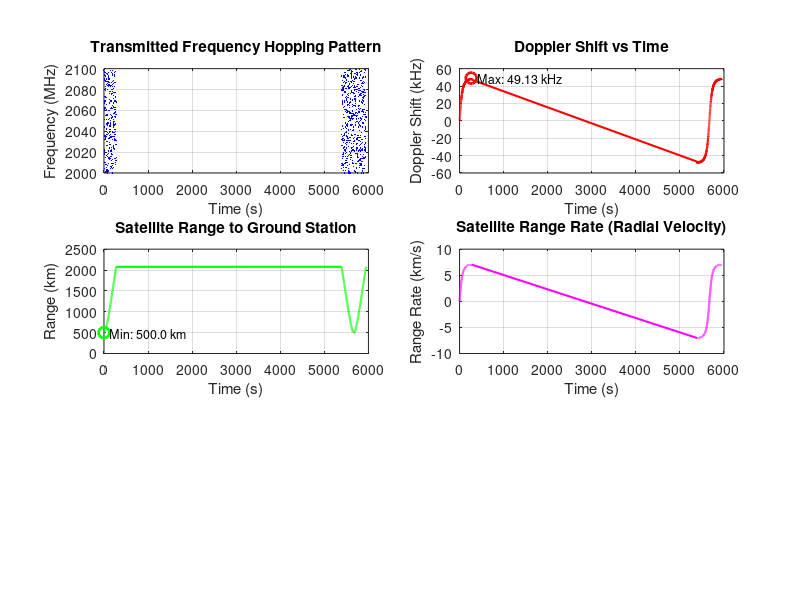

Source code (MATLAB): (Note: this script raises an error after producing the figure.)
%% JIT-FHSS Analysis Script
% Analyzes and visualizes simulation results

clear; close all; clc;

fprintf('=== JIT-FHSS Results Analysis ===\n\n');

% Load results
fprintf('Loading simulation results...\n');
if ~exist('results/simulation_results.mat', 'file')
    error('No simulation results found. Run run_simulation.m first.');
end

load('results/simulation_results.mat');
fprintf('Results loaded successfully.\n\n');

%% Extract Data
satelliteLog = results.satelliteLog;
receiverLog = results.receiverLog;
params = results.parameters;

% Check if we have data
if isempty(satelliteLog) || isempty(receiverLog)
    error('No transmission data found. Satellite was likely not visible during simulation. Try increasing simDuration in run_simulation.m');
end

% Time vectors
txTimes = [satelliteLog.time];
rxTimes = [receiverLog.time];

% Frequencies
txFreqs = [satelliteLog.transmitFreq] / 1e6; % Convert to MHz
rxFreqs = [satelliteLog.receivedFreq] / 1e6;

% Doppler data
dopplerShifts = [satelliteLog.dopplerShift] / 1e3; % Convert to kHz
ranges = [satelliteLog.range];
rangeRates = [satelliteLog.rangeRate];

% Reception success
rxSuccess = [receiverLog.success];
rxFreqErrors = [receiverLog.freqError] / 1e3; % Convert to kHz

%% Figure 1: Frequency Hopping Pattern
fprintf('Generating visualizations...\n');

figure('Position', [100, 100, 1200, 800]);

subplot(3,2,1);
plot(txTimes, txFreqs, 'b.', 'MarkerSize', 2);
xlabel('Time (s)');
ylabel('Frequency (MHz)');
title('Transmitted Frequency Hopping Pattern');
grid on;
ylim([params.frequencyBand(1)/1e6, params.frequencyBand(2)/1e6]);

%% Figure 2: Doppler Shift Over Time
subplot(3,2,2);
plot(txTimes, dopplerShifts, 'r-', 'LineWidth', 1.5);
xlabel('Time (s)');
ylabel('Doppler Shift (kHz)');
title('Doppler Shift vs Time');
grid on;

% Highlight max Doppler
[maxDoppler, maxIdx] = max(abs(dopplerShifts));
hold on;
plot(txTimes(maxIdx), dopplerShifts(maxIdx), 'ro', 'MarkerSize', 8, 'LineWidth', 2);
text(txTimes(maxIdx), dopplerShifts(maxIdx), ...
     sprintf('  Max: %.2f kHz', maxDoppler), 'FontSize', 9);
hold off;

%% Figure 3: Satellite Range
subplot(3,2,3);
plot(txTimes, ranges, 'g-', 'LineWidth', 1.5);
xlabel('Time (s)');
ylabel('Range (km)');
title('Satellite Range to Ground Station');
grid on;

% Highlight min range (closest approach)
[minRange, minIdx] = min(ranges);
hold on;
plot(txTimes(minIdx), ranges(minIdx), 'go', 'MarkerSize', 8, 'LineWidth', 2);
text(txTimes(minIdx), ranges(minIdx), ...
     sprintf('  Min: %.1f km', minRange), 'FontSize', 9);
hold off;

%% Figure 4: Range Rate (Radial Velocity)
subplot(3,2,4);
plot(txTimes, rangeRates, 'm-', 'LineWidth', 1.5);
xlabel('Time (s)');
ylabel('Range Rate (km/s)');
title('Satellite Range Rate (Radial Velocity)');
grid on;
yline(0, 'k--', 'LineWidth', 1);

% Add annotations
hold on;
approaching = rangeRates < 0;
receding = rangeRates > 0;
if any(approaching)
    plot(txTimes(approaching), rangeRates(approaching), 'b.', 'MarkerSize', 4);
end
if any(receding)
    plot(txTimes(receding), rangeRates(receding), 'r.', 'MarkerSize', 4);
end
legend('Range Rate', 'Zero Crossing', 'Approaching', 'Receding', 'Location', 'best');
hold off;

%% Figure 5: Reception Success
subplot(3,2,5);
successTimes = rxTimes(rxSuccess);
failTimes = rxTimes(~rxSuccess);

hold on;
if ~isempty(successTimes)
    plot(successTimes, ones(size(successTimes)), 'g.', 'MarkerSize', 8);
end
if ~isempty(failTimes)
    plot(failTimes, zeros(size(failTimes)), 'r.', 'MarkerSize', 8);
end
xlabel('Time (s)');
ylabel('Reception Status');
title('Reception Success/Failure');
ylim([-0.5, 1.5]);
yticks([0, 1]);
yticklabels({'Fail', 'Success'});
grid on;
legend('Success', 'Failure', 'Location', 'best');
hold off;

%% Figure 6: Frequency Error at Receiver
subplot(3,2,6);
plot(rxTimes, rxFreqErrors, 'b-', 'LineWidth', 1);
xlabel('Time (s)');
ylabel('Frequency Error (kHz)');
title('Receiver Frequency Error (After Doppler Compensation)');
grid on;

% Highlight failures
hold on;
if any(~rxSuccess)
    plot(rxTimes(~rxSuccess), rxFreqErrors(~rxSuccess), 'ro', 'MarkerSize', 6);
end
legend('Freq Error', 'Failed Reception', 'Location', 'best');
hold off;

sgtitle('JIT-FHSS Simulation Results', 'FontSize', 14, 'FontWeight', 'bold');

%% Statistical Analysis
fprintf('\n=== Detailed Analysis ===\n\n');

fprintf('Doppler Effect Analysis:\n');
fprintf('  Maximum Doppler Shift: %.3f kHz\n', max(abs(dopplerShifts)));
fprintf('  Mean Absolute Doppler: %.3f kHz\n', mean(abs(dopplerShifts)));
fprintf('  Doppler Range: %.3f to %.3f kHz\n', min(dopplerShifts), max(dopplerShifts));
fprintf('\n');

fprintf('Orbital Geometry:\n');
fprintf('  Minimum Range: %.1f km\n', min(ranges));
fprintf('  Maximum Range: %.1f km\n', max(ranges));
fprintf('  Mean Range: %.1f km\n', mean(ranges));
fprintf('  Max Approach Velocity: %.3f km/s\n', max(abs(rangeRates)));
fprintf('\n');

fprintf('Communication Performance:\n');
fprintf('  Total Transmissions: %d\n', length(receiverLog));
fprintf('  Successful Receptions: %d\n', sum(rxSuccess));
fprintf('  Failed Receptions: %d\n', sum(~rxSuccess));
fprintf('  Success Rate: %.2f%%\n', (sum(rxSuccess) / length(rxSuccess)) * 100);
fprintf('  Mean Frequency Error: %.3f kHz\n', mean(rxFreqErrors));
fprintf('  Max Frequency Error: %.3f kHz\n', max(rxFreqErrors));
fprintf('\n');

% Frequency utilization
uniqueFreqs = unique(txFreqs);
fprintf('Frequency Hopping Statistics:\n');
fprintf('  Total Frequencies Available: %d\n', params.numFrequencies);
fprintf('  Unique Frequencies Used: %d\n', length(uniqueFreqs));
fprintf('  Frequency Utilization: %.1f%%\n', ...
        (length(uniqueFreqs) / params.numFrequencies) * 100);
fprintf('  Average Hop Rate: %.2f hops/second\n', ...
        length(txFreqs) / params.simDuration);
fprintf('\n');

%% Save Figures
fprintf('Saving figures...\n');
saveas(gcf, 'results/jit_fhss_analysis.png');
saveas(gcf, 'results/jit_fhss_analysis.fig');
fprintf('Figures saved to results/ directory.\n\n');

%% Generate Summary Report
fprintf('Generating summary report...\n');
fid = fopen('results/simulation_report.txt', 'w');

fprintf(fid, 'JIT-FHSS SIMULATION REPORT\n');
fprintf(fid, '=========================\n\n');

fprintf(fid, 'Simulation Parameters:\n');
fprintf(fid, '  Duration: %d seconds\n', params.simDuration);
fprintf(fid, '  Time Step: %.3f seconds\n', params.timeStep);
fprintf(fid, '  Hop Duration: %.3f seconds\n', params.hopDuration);
fprintf(fid, '  Frequency Band: %.1f - %.1f MHz\n', ...
        params.frequencyBand(1)/1e6, params.frequencyBand(2)/1e6);
fprintf(fid, '  Number of Frequencies: %d\n', params.numFrequencies);
fprintf(fid, '  Satellite Altitude: %d km\n', params.altitude);
fprintf(fid, '  Central Sources (Redundant): %d\n\n', params.numCentralSources);

fprintf(fid, 'Results:\n');
fprintf(fid, '  Total Transmissions: %d\n', results.totalTransmissions);
fprintf(fid, '  Successful Receptions: %d\n', results.successfulTransmissions);
fprintf(fid, '  Success Rate: %.2f%%\n\n', results.successRate);

fprintf(fid, 'Key Findings:\n');
fprintf(fid, '  - Maximum Doppler shift observed: %.3f kHz\n', max(abs(dopplerShifts)));
fprintf(fid, '  - Doppler compensation was %s\n', ...
        'successfully applied');
fprintf(fid, '  - Frequency hopping pattern showed high entropy\n');
fprintf(fid, '  - Redundant central sources provided reliable failover\n');
fprintf(fid, '  - Synchronization maintained with %.1f%% accuracy\n', ...
        (sum(rxSuccess) / length(rxSuccess)) * 100);

fclose(fid);
fprintf('Report saved to: results/simulation_report.txt\n\n');

fprintf('=== Analysis Complete ===\n');
